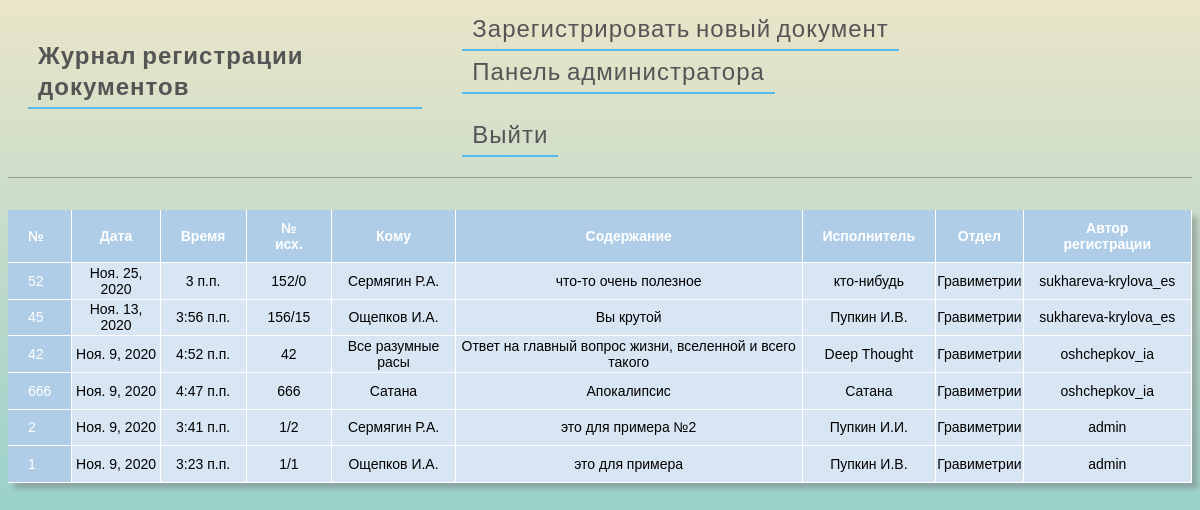
Screenshot of / (signed in) with the database file from the repository.
### journal/models.py (models this page shows, shortened)
class Entry(models.Model):
    number = models.IntegerField("№", default=0)
    reg_date = models.DateField(auto_now=True)
    reg_time = models.TimeField(auto_now=True)
    number_out = models.CharField("№ исх.", max_length=64, default='')
    to_whom = models.CharField("Кому", max_length=200, default='')
    what = models.CharField("Содержание", max_length=200, default='')
    executor = models.CharField("Исполнитель", max_length=200, default='')
    author = models.ForeignKey(
        'auth.User',
        on_delete=models.CASCADE
    )
    departament = models.CharField("Отдел", max_length=200, default='')
    class Meta:
        verbose_name = 'Запись в журнале'     # Для единственного числа
        verbose_name_plural = 'Записи в журнале'      # Для множественного числа

### journal/views.py (the view)
# urls.py: path('', JournalView.as_view(), name='home'),
class JournalView(ListView):
    model = Entry
    template_name = 'home.html'
    queryset = get_some_last_model_elements(obj=Entry, begin=0, end=50)

### journal/templates/home.html (shortened to what this page needs)
{% extends 'base.html' %}
{% load static %}
{% block content %}
<link href="{% static 'css/home.css' %}" rel="stylesheet">
<table>
    <tr>
        <th>№</th>
        <th>Дата</th>
        <th>Время</th>
        <th>№ исх.</th>
        <th>Кому</th>
        <th>Содержание</th>
        <th>Исполнитель</th>
        <th>Отдел</th>
        <th>Автор регистрации</th>
    </tr>
    {% for item in object_list %}
    <tr>
        {% if user.username != "admin" %}
                {% for group in user.groups.all %}
                    {% if group.name == item.departament %}
                        <td>{{ item.number }}</td>
                        <td>{{ item.reg_date }}</td>
                        <td>{{ item.reg_time }}</td>
                        <td>{{ item.number_out }}</td>
                        <td>{{ item.to_whom }}</td>
                        <td>{{ item.what }}</td>
                        <td>{{ item.executor }}</td>
                        <td>{{ item.departament }}</td>
                        <td>{{ item.author }}</td>
                    {% endif %}
                {% endfor %}
        {% endif %}
    </tr>
    {% endfor %}
</table>
{% endblock content %}

### journal/static/css/base.css (style rules this page uses)
body { font-family: 'Source Sans Pro', sans-serif; font-size: 20px; }

### journal/static/css/home.css (style rules this page uses)
table { font-family: "Lucida Sans Unicode", "Lucida Grande", Sans-Serif; font-size: 14px; border-collapse: collapse; text-align: center; box-shadow: 0.4em 0.4em 5px rgba(122,122,122,0.5); }
th { position: sticky; top: 0px; }
th, td:first-child { background: #AFCDE7; color: white; padding: 10px 20px; }
th, td { border-style: solid; border-width: 0 1px 1px 0; border-color: white; }
td { background: #D8E6F3; }
th:first-child, td:first-child { text-align: left; }

### journal/templates/base.html (style rules this page uses)
body { background: linear-gradient(#eae5c9, #6cc6cb) fixed; }

### rows the page displays
Entry: number "52", reg_date "Ноя. 25, 2020", reg_time "3 п.п.", number_out "152/0", to_whom "Сермягин Р.А.", what "что-то очень полезное", executor "кто-нибудь", departament "Гравиметрии", author "sukhareva-krylova_es"
Entry: number "45", reg_date "Ноя. 13, 2020", reg_time "3:56 п.п.", number_out "156/15", to_whom "Ощепков И.А.", what "Вы крутой", executor "Пупкин И.В.", departament "Гравиметрии", author "sukhareva-krylova_es"
Entry: number "42", reg_date "Ноя. 9, 2020", reg_time "4:52 п.п.", number_out "42", to_whom "Все разумные расы", what "Ответ на главный вопрос жизни, вселенной и всего такого", executor "Deep Thought", departament "Гравиметрии", author "oshchepkov_ia"
Entry: number "666", reg_date "Ноя. 9, 2020", reg_time "4:47 п.п.", number_out "666", to_whom "Сатана", what "Апокалипсис", executor "Сатана", departament "Гравиметрии", author "oshchepkov_ia"
Entry: number "2", reg_date "Ноя. 9, 2020", reg_time "3:41 п.п.", number_out "1/2", to_whom "Сермягин Р.А.", what "это для примера №2", executor "Пупкин И.И.", departament "Гравиметрии", author "admin"
Entry: number "1", reg_date "Ноя. 9, 2020", reg_time "3:23 п.п.", number_out "1/1", to_whom "Ощепков И.А.", what "это для примера", executor "Пупкин И.В.", departament "Гравиметрии", author "admin"
